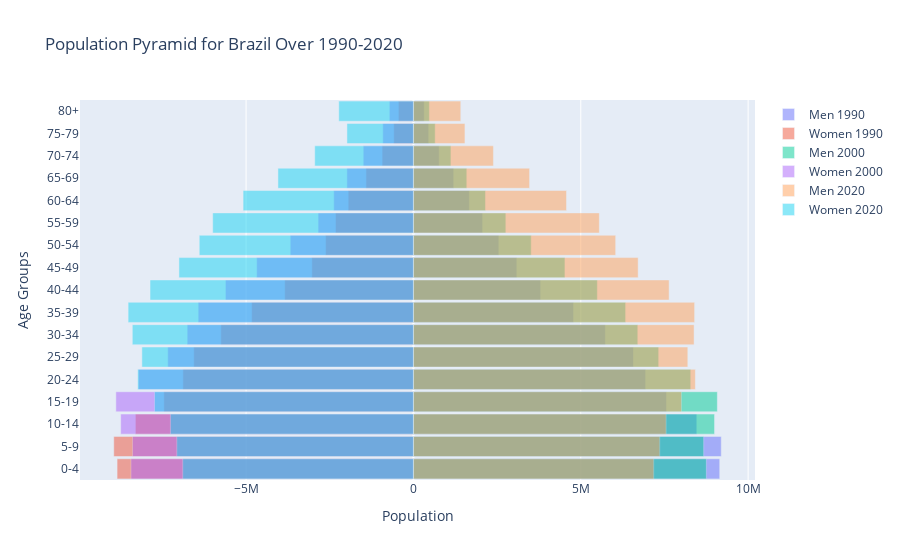

The cell this chart's notebook holds for it:
### Code cell
overlay_population_pyramid([1990, 2000, 2020], 'Brazil')
